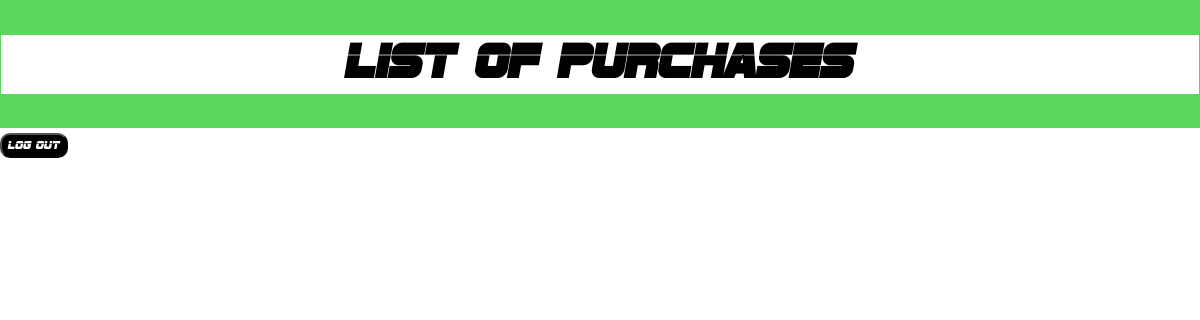
Page /purchases.php on the earlier database version.
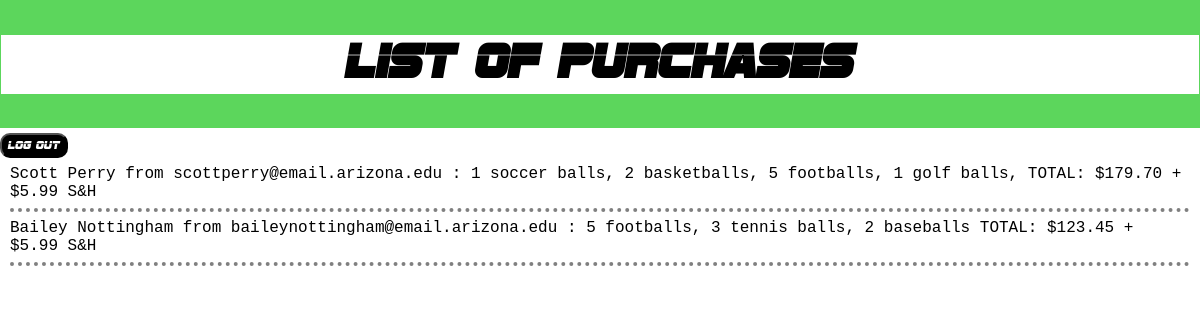
Same page on the later database version.
### tables this page shows
CREATE TABLE `purchases` (
  `purchaseId` int(11) NOT NULL AUTO_INCREMENT,
  `userId` int(11) DEFAULT NULL,
  `item1` int(11) DEFAULT NULL,
  `item2` int(11) DEFAULT NULL,
  `item3` int(11) DEFAULT NULL,
  `item4` int(11) DEFAULT NULL,
  `item5` int(11) DEFAULT NULL,
  `item6` int(11) DEFAULT NULL,
  `item7` int(11) DEFAULT NULL,
  PRIMARY KEY (`purchaseId`)
);

CREATE TABLE `accounts` (
  `email` varchar(75) DEFAULT NULL,
  `firstName` varchar(30) DEFAULT NULL,
  `lastName` varchar(30) DEFAULT NULL,
  `password` varchar(255) DEFAULT NULL,
  `id` mediumint(9) NOT NULL AUTO_INCREMENT,
  PRIMARY KEY (`id`)
);

### Database.php (called while the page is built, shortened)
<?php
  class DatabaseAdaptor {
    private  $DB;
    public function __construct() {
      $db = 'mysql:dbname=users;host=127.0.0.1';
      $user = 'root';
      $password = '';
      try {
        $this->DB = new PDO ( $db, $user, $password );
        $this->DB->setAttribute ( PDO::ATTR_ERRMODE, PDO::ERRMODE_EXCEPTION );
      } catch ( PDOException $e ) {
          echo ('Bailey and Scott writes: Error establishing Connection!!!!');
          exit();
      }
    }
    public function purchaseList(){
      $data = $this->DB->prepare("SELECT firstName, lastName, email, item1, item2, item3, item4, item5, item6, item7 FROM accounts JOIN purchases ON id = userId");
      $data->execute();
      return $data->fetchAll( PDO::FETCH_ASSOC );
    }
  }
  $myDatabaseFunctions = new DatabaseAdaptor();
?>

### purchases.php (the view, shortened to what this page needs)
<!DOCTYPE html>
<html>
<head>
  <link href="styles.css" type="text/css" rel="stylesheet" />
</head>
<body>
  <div class="header">
  <h1> List of Purchases </h1>
  </div>
  <form id="logout" action="index.php" method="post"/>
    <input class="cartButtons" type="submit" value="Log Out" />
    <?php
      require_once './Database.php';
      $purchases = $myDatabaseFunctions->purchaseList();
      foreach ($purchases as $row){
        $total = 0;
    ?>
      <p class="report">
      <?= $row['firstName'] ?> <?= $row['lastName'] ?> from <?= $row['email'] ?> :
      <?php if ($row['item1'] != 0){ $total += ($row['item1'] * 19.95);?>
        <?= ($row['item1']) ?> soccer balls,
      <?php } ?>
      <?php if ($row['item2'] != 0){ $total += ($row['item2'] * 25.00);?>
        <?= ($row['item2']) ?> basketballs,
      <?php } ?>
      <?php if ($row['item3'] != 0){ $total += ($row['item3'] * 21.25);?>
        <?= ($row['item3']) ?> footballs,
      <?php } ?>
      <?php if ($row['item4'] != 0){ $total += ($row['item4'] * 3.50);?>
        <?= ($row['item4']) ?> golf balls,
      <?php } ?>
      <?php if ($row['item6'] != 0){ $total += ($row['item6'] * 3.00);?>
        <?= ($row['item6']) ?> tennis balls,
      <?php } ?>
      <?php if ($row['item7'] != 0){ $total += ($row['item7'] * 4.10);?>
        <?= ($row['item7']) ?> baseballs
      <?php } ?>
      TOTAL: $<?= number_format($total,2) ?> + $5.99 S&H
      </p>
    <?php } ?>
</body>
</html>

### styles.css (style rules this page uses)
body { margin: 0; }
.header { padding: 1px; background-color: #5cd65c; text-align: center; }
h1 { font-family: sportsFont; font-size: 50px; background-color: white; color: black; padding: 10px; text-align: center; }
.report { font-family: monospace; font-size: 12pt; border-bottom-width: 4px; border-bottom-style: dotted; border-bottom-color: gray; margin-top: 7px; margin-bottom: 7px; padding-bottom: 7px; margin-left: 10px; margin-right: 10px; }
.cartButtons { background-color: black; color: white; font-family: sportsFont; font-size: 12px; padding: 6px; margin-top: 5px; border-radius: 10px; }

Differences in the rows shown:
added purchases: userId.firstName "Scott", userId.lastName "Perry", userId.email "scottperry@email.arizona.edu", item1 "1", item2 "2", item3 "5", item4 "1", total "179.70"
added purchases: userId.firstName "Bailey", userId.lastName "Nottingham", userId.email "baileynottingham@email.arizona.edu", item3 "5", item6 "3", item7 "2", total "123.45"
